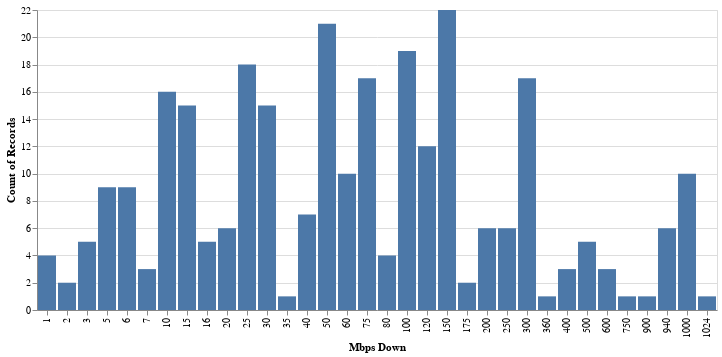

The notebook cell this image was saved under:
### Code cell
alt.Chart(df).mark_bar().encode(
    alt.X("Mbps Down:O", bin=False),
    y='count():Q',
)

### Figure 1 — Vega-Lite specification as saved in the notebook (floating-point values rounded to 4 significant figures; data arrays with more than 128 entries replaced by an {"elided": "..."} marker saying what was removed)
{"config": {"view": {"continuousWidth": 400, "continuousHeight": 300}}, "data": {"name": "data-4a03de26a8ad2ab74c336948120b49fa"}, "mark": "bar", "encoding": {"x": {"type": "ordinal", "bin": false, "field": "Mbps Down"}, "y": {"type": "quantitative", "aggregate": "count"}}, "$schema": "https://vega.github.io/schema/vega-lite/v4.8.1.json", "datasets": {"data-4a03de26a8ad2ab74c336948120b49fa": {"elided": "282 records"}}}
